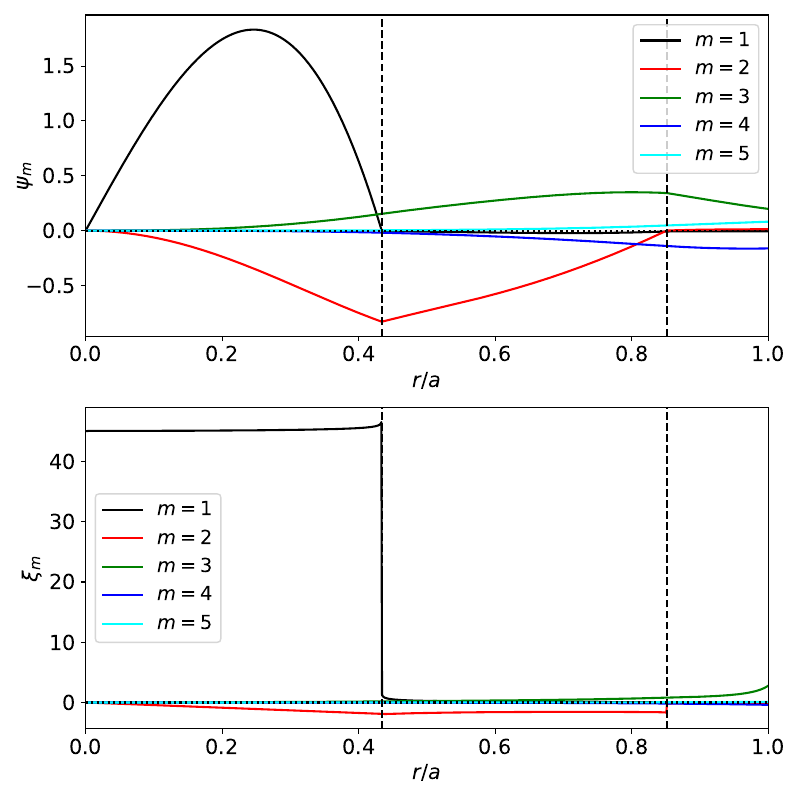

This figure's Python source:
# xIdeale.py

# Plots poloidal harmonics of psi, Z, and Xi components of ideal eigenfunction versus r.
# User prompted for eigenfunction number.
# Locations of rational surfaces are shown.
# Plots xi instead of Xi

import math
import numpy as np
import matplotlib.pyplot as plt
import netCDF4 as nc

fn    = 'TJ.nc'
ds    = nc.Dataset(fn)
mpol  = ds['mpol']
r     = ds['r_grid']
Psi_r = ds['Psi_e_r']
Psi_i = ds['Psi_e_i']
Z_r   = ds['Z_e_r']
Z_i   = ds['Z_e_i']
Xi_r  = ds['xi_e_r']
Xi_i  = ds['xi_e_i']
rres  = ds['r_res']
mres  = ds['m_res']

fig = plt.figure (figsize = (8.0, 8.0))
plt.rc('xtick', labelsize = 15) 
plt.rc('ytick', labelsize = 15)

J = Psi_r.shape[0]

j = 1

plt.subplot(2, 1, 1)

plt.xlim(0., 1.)

plt.plot (r, Psi_r[11,j,:], color = 'black',   linewidth = 1.5, linestyle = 'solid', label = '$m=1$')
plt.plot (r, Psi_r[12,j,:], color = 'red',     linewidth = 1.5, linestyle = 'solid', label = '$m=2$')
plt.plot (r, Psi_r[13,j,:], color = 'green',   linewidth = 1.5, linestyle = 'solid', label = '$m=3$')
plt.plot (r, Psi_r[14,j,:], color = 'blue',    linewidth = 1.5, linestyle = 'solid', label = '$m=4$')
plt.plot (r, Psi_r[15,j,:], color = 'cyan',    linewidth = 1.5, linestyle = 'solid', label = '$m=5$')

plt.axhline (0., color='black', linewidth = 1.5, linestyle = 'dotted')

for rx in rres:
    plt.axvline (rx, color = 'black', linewidth = 1.5, linestyle = 'dashed')

plt.xlabel (r'$r/a$',    fontsize = "15")
plt.ylabel (r"$\psi_m$", fontsize = "15", labelpad = -7)
plt.legend (fontsize = '14')

plt.subplot (2, 1, 2)

plt.xlim (0., 1.)

plt.plot (r[2:], Xi_r[11,j,2:], color = 'black',   linewidth = 1.5, linestyle = 'solid', label = '$m=1$')
plt.plot (r,     Xi_r[12,j,:],  color = 'red',     linewidth = 1.5, linestyle = 'solid', label = '$m=2$')
plt.plot (r,     Xi_r[13,j,:],  color = 'green',   linewidth = 1.5, linestyle = 'solid', label = '$m=3$')
plt.plot (r,     Xi_r[14,j,:],  color = 'blue',    linewidth = 1.5, linestyle = 'solid', label = '$m=4$')
plt.plot (r,     Xi_r[15,j,:],  color = 'cyan',    linewidth = 1.5, linestyle = 'solid', label = '$m=5$')

plt.axhline (0., color = 'black', linewidth = 1.5, linestyle = 'dotted')

for rx in rres:
    plt.axvline (rx, color = 'black', linewidth = 1.5, linestyle = 'dashed')

plt.xlabel (r'$r/a$', fontsize = "15")
plt.ylabel (r"$\xi_m$", fontsize = "15")
plt.legend (fontsize = '14')

plt.tight_layout ()

#plt.show ()    
plt.savefig("xIdealea.pdf")
